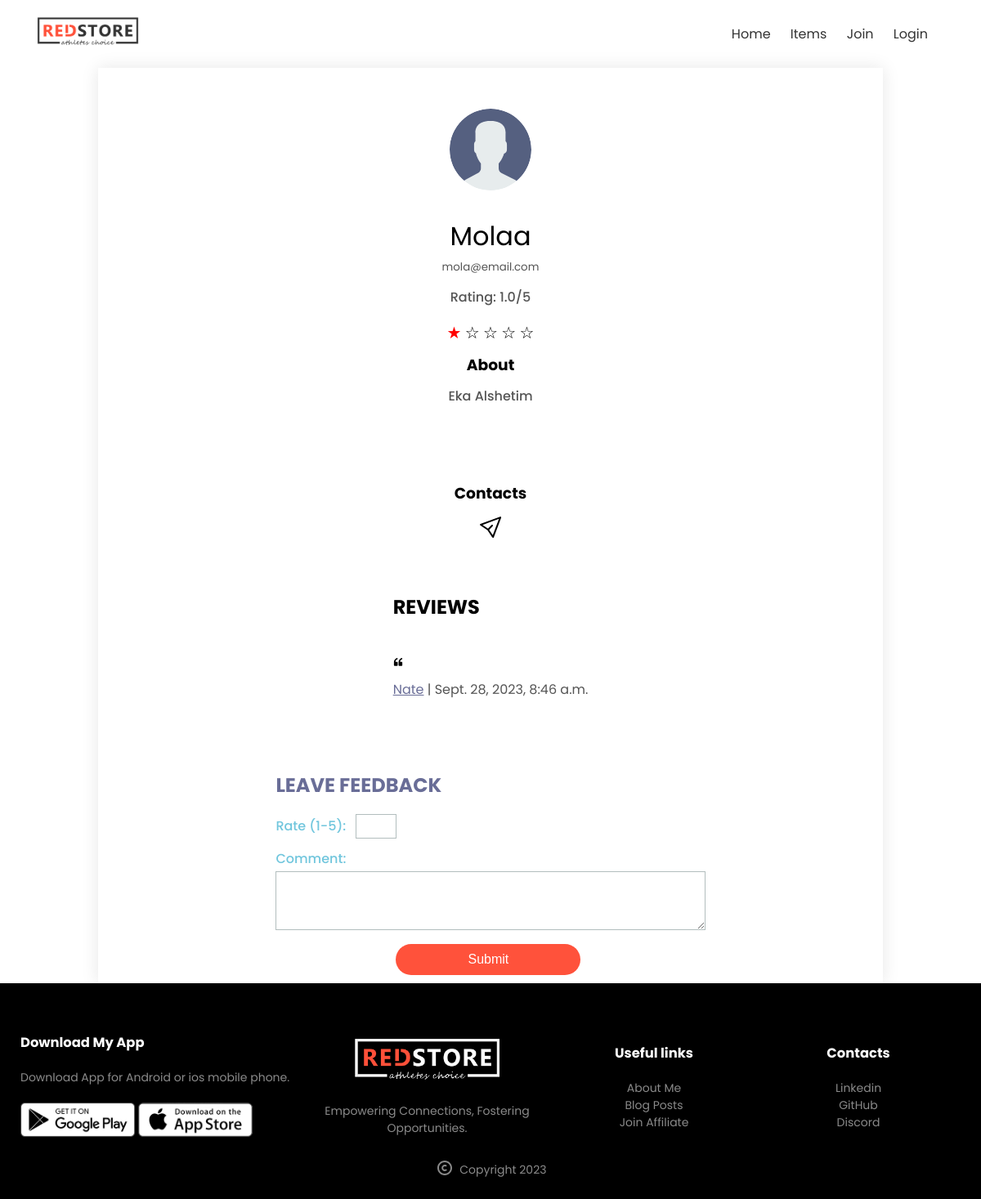
The page /profile/2 on the database as committed earlier.
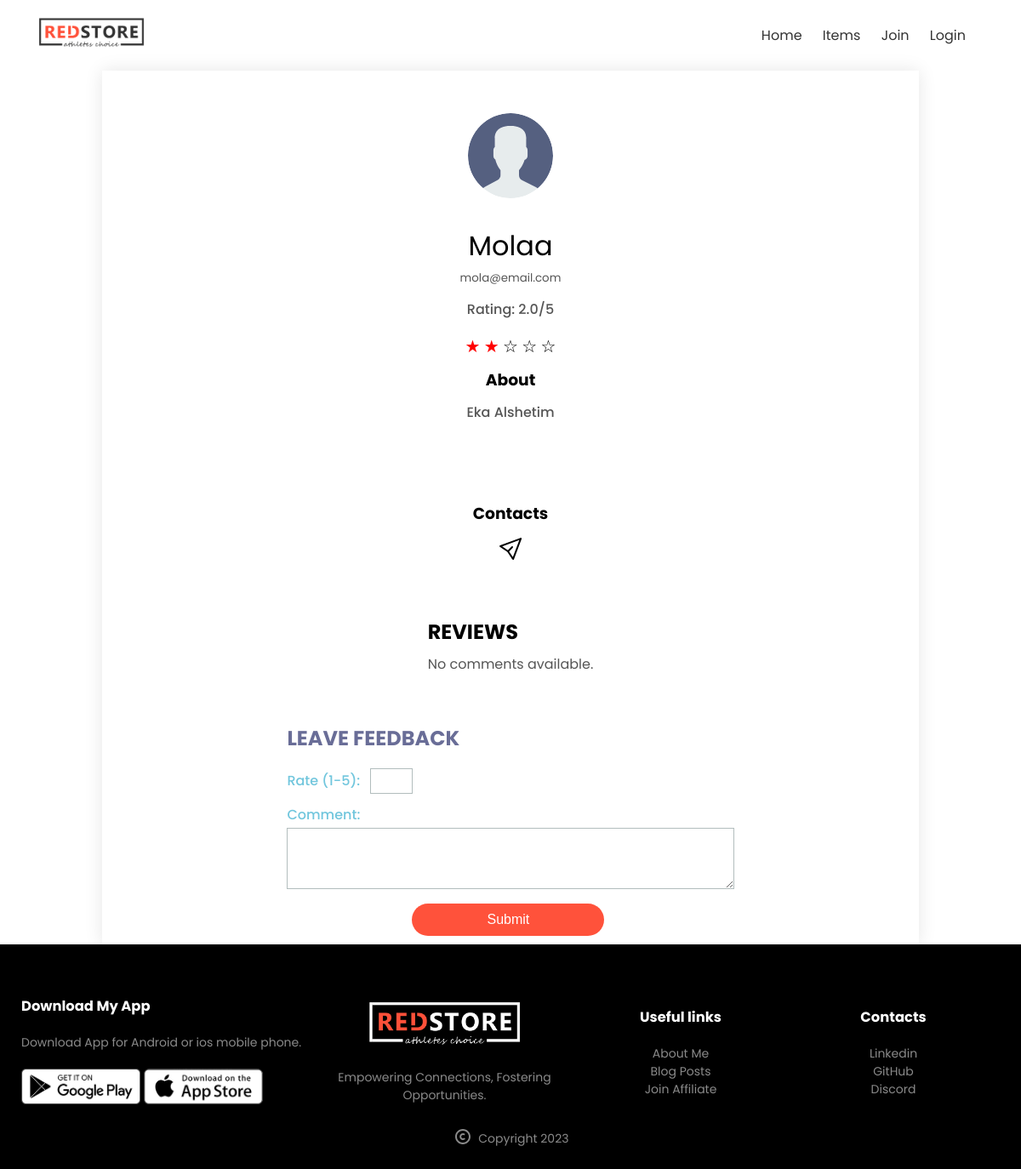
The same page on the database as committed later.
### core/models.py (models this page shows, shortened)
class User(AbstractUser):
    name = models.CharField(max_length=200, null=True)
    email = models.EmailField(unique=True, null=True)
    bio = models.TextField(null=True)
    avatar = models.ImageField(null=True, default="avatar.svg")
    instagram = models.CharField(max_length=50, blank=True)
    facebook = models.CharField(max_length=50, blank=True)
    whatsup = models.CharField(max_length=50, blank=True)
    twitter = models.CharField(max_length=50, blank=True)
    total_ratings = models.PositiveIntegerField(default=0)
    total_rating_points = models.PositiveIntegerField(default=0)
    USERNAME_FIELD = 'username'
    REQUIRED_FIELDS = ['email']
    def __str__(self):
        return self.name or self.username
    def calculate_average_rating(self):
        if self.total_ratings > 0:
            return self.total_rating_points / self.total_ratings
        else:
            return 0

class Comments(models.Model):
    seller = models.ForeignKey(User, related_name='seller', on_delete=models.CASCADE)
    created_by = models.ForeignKey(User, related_name='buyers', on_delete=models.CASCADE)
    body = models.TextField(null=True)
    created_at = models.DateTimeField(auto_now_add=True)
    class Meta:
        verbose_name_plural = 'Comments'

### core/views.py (the view)
# urls.py: path('profile/<str:pk>', views.userProfile, name='profile'),
def userProfile(request, pk):
    user = User.objects.get(id=pk)
    comments = Comments.objects.filter(seller=user)
    context = {'user':user, 'comments':comments}
    return render(request, 'core/profile.html', context)

### core/templates/core/profile.html (shortened to what this page needs)
{% extends 'core/base.html' %}
{% block content %}
<div class="container profile">
	<img src="{{ user.avatar.url }}" alt="{{ user.name }}" class="profile-image">
	<div class="profile-info">
		<h1>{{ user }}</h1>
		{% if user.email %}<small>{{ user.email }}</small>{% endif %}
		<div class="space"></div>
		<p>Rating: {{ user.calculate_average_rating }}/5</p>
		<div class="star-ratings">
            {% for i in "12345" %}
                {% if user.calculate_average_rating >= forloop.counter %}
                    {% if user.calculate_average_rating >= 4 %}
                        <span class="star-icon filled-green">★</span>
                    {% elif user.calculate_average_rating == 3 %}
                        <span class="star-icon filled-yellow">★</span>
                    {% else %}
                        <span class="star-icon filled-red">★</span>
                    {% endif %}
                {% else %}
                    <span class="star-icon">☆</span>
                {% endif %}
            {% endfor %}
		</div>
		{% if user.bio %}
		<h3>About</h3>
            <p>{{ user.bio }}</p>
        {% endif %}
	</div>
	<div class="social-links">
		<h3>Contacts</h3>
		{% if request.user != user %}
		<a href="{% url 'new-convo' user.id %}">
		</a>
		{% endif %}
	</div>
	<div class="comments">
		<h2>Reviews</h2>
		{% if comments %}
			<ul>
				{% for comment in comments %}
				<div class="comment-box">
					<a href="{% url 'profile' comment.created_by.id %}">
						<p><span style="color: #696d97;; text-decoration: underline;" onmouseover="this.style.color='red';" onmouseout="this.style.color='blue';">{{ comment.created_by }}</span> | {{ comment.created_at }}  </p>
					</a>
				</div>
				{% endfor %}
			</ul>
		{% else %}
			<p>No comments available.</p>
		{% endif %}
	</div>
	{% if user != request.user %}
            <div class="rating-form">
                <h2>Leave Feedback</h2>
                <form method="post" action="{% url 'rate-comment' user.id %}">
                    <label for="rating">Rate (1-5):</label>
                    <input type="number" name="rating" min="1" max="5" required><br/>
                    <label for="comment" class="comment-form">Comment:</label>
                    <textarea id="comment" name="body" rows="4" cols="50"></textarea><br>
                    <button type="submit" class="btn">Submit</button>
                </form>
            </div>
    {% endif %}
</div>
{% endblock %}

### core/templates/core/base.html (shortened to what this page needs)
<!DOCTYPE html>
{% load static %}
<html lang="en">
<head>
	<link rel="stylesheet" href="https://cdn.jsdelivr.net/npm/@fortawesome/fontawesome-free@6.2.1/css/fontawesome.min.css">
	<link rel="stylesheet" href="{% static 'css/style.css' %}">
</head>
<body>
	<div class="header">
		<div class="container">
			<div class="navbar">
				<div class="logo">
					<a href="{% url 'home' %}">
						<img src="{% static 'images/logo.png' %}" alt="" width="125px">
					</a>
				</div>
				<nav>
					<ul id="MenuItems">
  						<li><a href="{% url 'home' %}">Home</a></li>
						<li><a href="{% url 'products' %}">Items</a></li>
						{% if request.user.is_authenticated %}
						<li><a href="{% url 'dashboard' %}">Dashboard</a></li>
						<li><a href="{% url 'inbox' %}">Inbox</a></li>
						<li class="hidden-nav">
							<a href="{% url 'profile' request.user.id %}">
								Profile
							</a>
						</li>
						<li class="hidden-nav">
							<a href="{% url 'logout' %}">
								Logout
							</a>
						</li>
						<li class="user-dropdown">
							<div class="user-avatar">
								<img src="{{ request.user.avatar.url }}" alt="{% static 'images/avatar.svg' %}">
							</div>
							<div class="dropdown-content">
								<a href="{% url 'profile' request.user.id %}">Profile</a>
								<a href="{% url 'logout' %}">Logout</a>
							</div>
						</li>
						{% else %}
						<li><a href="{% url 'signup' %}">Join</a></li>
						<li><a href="{% url 'login' %}">Login</a></li>
						{% endif%}
					</ul>
				</nav>
			</div>
		</div>
	</div>
	{% block content %}
	{% endblock %}
	<div class="footer">
		<div class="container">
			<div class="row">
				<div class="footer-col-1">
						<h3>Download My App</h3>
						<p>Download App for Android or ios mobile phone.</p>
						<div class="app-logo">
							<img src="{% static 'images/play-store.png' %}" alt="">
							<img src="{% static 'images/app-store.png' %}" alt="">
						</div>
				</div>
				<div class="footer-col-2">
						<img src="{% static 'images/logo-white.png' %}" alt="">
						<p>Empowering Connections, Fostering Opportunities. </p>
				</div>
				<div class="footer-col-3">
					<h3>Useful links</h3>
					<ul>
						<a href="{% url 'about' %}"><li>About Me</li></a>
						<a href=""><li>Blog Posts</li></a>
						<a href=""><li>Join Affiliate</li></a>
					</ul>
				</div>
				<div class="footer-col-4">
					<h3>Contacts</h3>
					<ul>
						<a href=""><li>Linkedin</li></a>
						<a href="https://github.com/Nathaniel81/RedStore/"><li>GitHub</li></a>
						<a href=""><li>Discord</li></a>
					</ul>
				</div>
				<p class="copyright">
					<span>
					</span>
					Copyright 2023
				  </p>
			</div>
	</div>
	</body>
</html>

### static/css/style.css (style rules this page uses)
* { margin: 0; padding: 0; box-sizing: border-box; }
body { font-family: 'Poppins', sans-serif; overflow-x: hidden; }
.navbar { display: flex; align-items: center; padding: 20px; }
nav { flex: 1; text-align: right; }
nav ul { display: inline-block; list-style-type: none; }
nav ul li { display: inline-block; margin-right: 20px; }
nav ul li a { text-decoration: none; color: #333; transition: color 0.3s; }
.space { height: 13px; background-color: transparent; }
a { text-decoration: none; color: #555; }
p { color: #555; }
.container { max-width: 1300px; padding-left: 25px; padding-right: 25px; margin: auto; }
.row { display: flex; flex-wrap: wrap; align-items: center; justify-content: space-around; }
.btn { display: inline-block; background: #ff523b; color: #fff; margin: 30px 0; padding: 8px 30px; border-radius: 30px; transition: background 0.5s; }
small { color: #555; }
.footer { background: #000; color: #8a8a8a; font-size: 14px; padding: 60px 0 20px; }
.footer p { color: #8a8a8a; }
.footer h3 { color: #fff; margin-bottom: 20px; }
.footer-col-1, .footer-col-2, .footer-col-3, .footer-col-4 { min-width: 250px; margin-bottom: 20px; }
.footer-col-1 { flex-basis: 30%; }
.footer-col-2 { flex: 1; text-align: center; }
.footer-col-2 img { width: 180px; margin-bottom: 20px; }
.footer-col-3, .footer-col-4 { flex-basis: 12%; text-align: center; }
.footer-col-3 a , .footer-col-4 a { color: #8a8a8a; }
ul { list-style-type: none; }
.app-logo { margin-top: 20px; }
.app-logo img { width: 140px; }
.copyright { text-align: center; }
form input { width: 100%; height: 30px; margin: 10px 0; padding: 0 10px; border: 1px solid #ccc; }
form .btn { width: 100%; border: none; cursor: pointer; margin: 10px 0; }
.profile { width: 80%; margin: auto; display: flex; flex-direction: column; align-items: center; justify-content: center; box-shadow: 0 0 20px 0px rgba(0, 0, 0, 0.1); }
.profile h3 { line-height: 50px; }
.profile-image { width: 100px; margin-top: 50px; margin-bottom: 0px; border-radius: 50%; }
.profile-info { text-align: center; margin-bottom: 50px; }
.profile-image { max-width: 100%; height: auto; }
.profile-info { text-align: center; margin-top: 32px; }
.profile-info h1 { font-size: 32px; font-weight: 400; }
.profile-info p { font-weight: 500; margin-bottom: 16px; }
.social-links { text-align: center; margin-top: 16px; }
.comments { margin-top: 32px; padding: 25px; }
.comments h2 { text-transform: uppercase; margin-bottom: 8px; }
.comment-form { margin-left: 0; line-height: 30px; }
.rating-form { margin-top: 32px; }
.rating-form h2 { text-transform: uppercase; color: #696d97; margin-bottom: 8px; }
.rating-form label { color: #71c6dd; font-weight: 500; margin-bottom: 5px; margin-right: 8px; }
.rating-form input[type="number"] { padding: 5px; width: 50px; border: 1px solid #b2bdbd; }
.rating-form textarea { width: 100%; padding: 5px; border: 1px solid #b2bdbd; }
.rating-form button[type="submit"] { background: #ff523b; width: 43%; color: #fff; border: none; padding: 10px 30px; margin-left: 28%; border-radius: 30px; font-size: 16px; cursor: pointer; transition: background 0.5s; }
.star-icon { font-size: 20px; }
.star-icon.filled-red { color: #ff0000; }
.copyright span { vertical-align: middle; margin-right: 3px; }

Rows that differ between the two databases and show on the page:
removed Comments: created_by "Nate", created_at "Sept. 28, 2023, 8:46 a.m."
changed User "Molaa": calculate_average_rating "1.0" → "2.0"; total_rating_points 1 → 2 (drawn)
Other text that changed with them:
text now shown: "No comments available."
